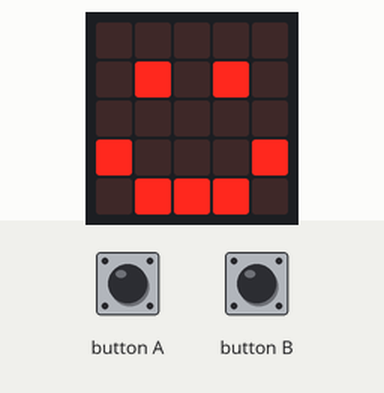
This program was run on a simulated BBC micro:bit (MakeCode). Shown: the board's 5×5 LED display. The test bench sets the inputs (shaded band).

Above: at 1.8 s.
1.9 s: button A pressed for 0.15 s
At 2.5 s:
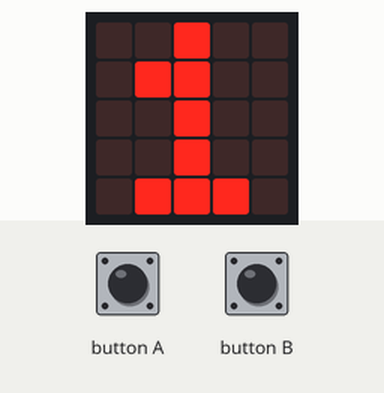
3.5 s: button B pressed for 0.15 s
At 4.9 s:
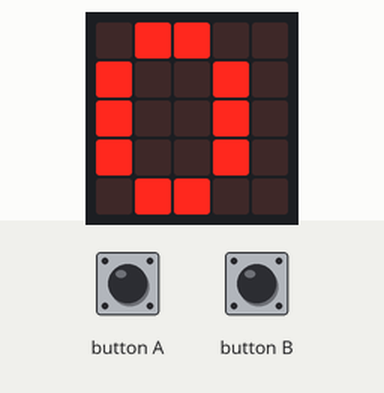
Timing chart, 0 to 6.5 s (numbered marks = the images above; inputs shaded):
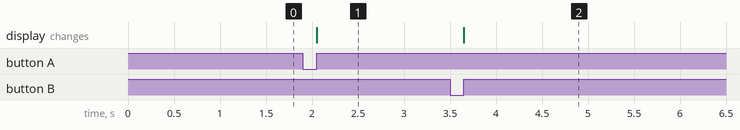

The program:

main.ts
```typescript
// (licence header left out)
basic.clearScreen()
basic.showIcon(IconNames.Happy)

// Number of cookies clicked variable
let cookiesClicked = 0

input.onButtonPressed(Button.A, function () {
  cookiesClicked = cookiesClicked + 1
  basic.showNumber(cookiesClicked)
})

input.onButtonPressed(Button.B, function () {
  cookiesClicked = 0
  basic.showNumber(cookiesClicked)
})
```

Measured:
- after the input at 1.9 s, the display: changes after 0.15 s (image 1)
- after the input at 3.5 s, the display: changes after 0.15 s (image 2)
